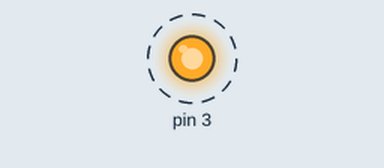
Simulated run of this program. Board: Raspberry Pi (header pin numbers). Parts: output pins drawn as LEDs (lit = HIGH). Dashed ring = blinking. At 6.0 s the program stops and its outputs stay as they are.

Above: at 0.5 s.
Timing chart, 0 to 4.6 s (numbered marks = the images above):
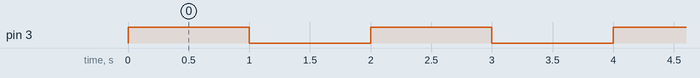

The program:

led_test.py
```python
# LED Test

import RPi.GPIO as GPIO
import time

COUNT = 3

GPIO.setmode(GPIO.BOARD)
GPIO.setup(3, GPIO.OUT)

for _ in xrange(COUNT):
	GPIO.output(3, True)
	time.sleep(1)
	GPIO.output(3, False)
	time.sleep(1)

GPIO.cleanup()
```

Measured:
- by itself, pin 3: alternates HIGH for 1.0 s and LOW for 1.0 s, 6 changes in all, then stays LOW
